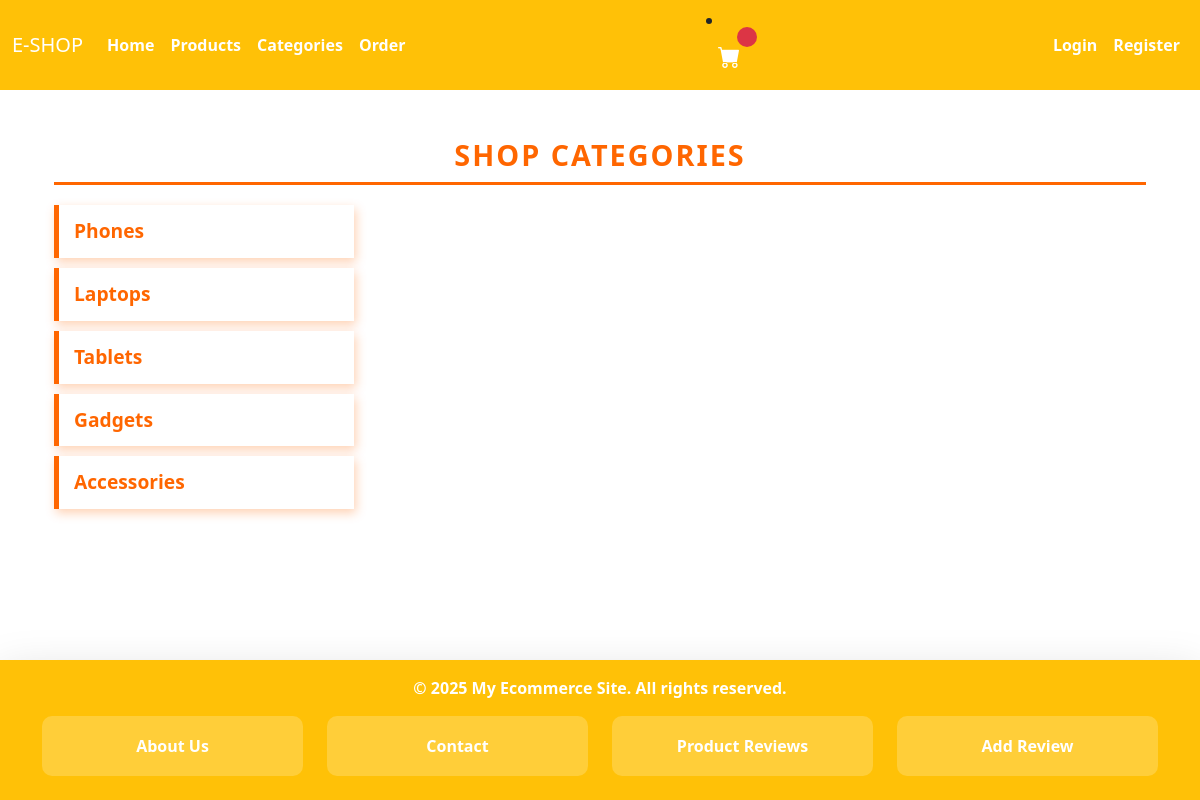
Page /categories/ on the committed database.
### eshop/models.py (models this page shows, shortened)
class Category(models.Model):
    name = models.CharField(max_length=255, unique=True)
    slug = models.SlugField(max_length=255, unique=True)
    class Meta:
        verbose_name_plural = 'Categories'

### eshop/views.py (the view)
# urls.py: path('categories/', views.category_list, name='category_list'),
def category_list(request):
  categories = Category.objects.all()
  context = {'categories': categories}
  return render(request, 'eshop/category_list.html', context)

### eshop/templates/eshop/category_list.html
{% extends 'eshop/base.html' %}
{% block content %}
  <div class="container mt-4">
    <h1 class="category-title text-center">Shop Categories</h1>
    <ul class="category-list">
      {% for category in categories %}
        <li class="category-item">
          <a href="{% url 'eshop:category_detail' category.slug %}" class="category-link">
            {{ category.name|title }}
          </a>
        </li>
      {% endfor %}
    </ul>
  </div>
{% endblock %}

### static/css/styles.css (style rules this page uses)
body { font-family: 'Open Sans', sans-serif; margin: 0; padding: 0; background-color: #f9f9f9; }
.category-title { text-transform: uppercase; font-size: 1.8rem; font-weight: bold; color: #ff6600; border-bottom: 3px solid #ff6600; padding-bottom: 5px; margin-bottom: 20px; }
.category-title { font-size: 1.8rem; font-weight: bold; color: #ff6600; margin-bottom: 20px; border-bottom: 3px solid #ff6600; padding-bottom: 5px; }
.category-list { list-style-type: none; padding: 0; margin: 0; max-width: 300px; }
.category-item { background-color: #fff; border-left: 5px solid #ff6600; padding: 12px 15px; margin-bottom: 10px; font-size: 1.2rem; font-weight: bold; box-shadow: 2px 4px 10px rgba(255, 102, 0, 0.3); transition: all 0.3s ease-in-out; text-transform: capitalize; }
.category-link { color: #ff6600; text-decoration: none; display: block; width: 100%; transition: color 0.3s ease; }

### static/css/home.css (style rules this page uses)
.category-title { font-size: 1.8rem; font-weight: 700; text-transform: uppercase; border-bottom: 3px solid #FF6600; padding-bottom: 10px; margin-bottom: 20px; letter-spacing: 2px; }
h1 { font-size: 2.5rem; font-weight: 700; color: #FF6600; border-bottom: 3px solid #FF6600; padding-bottom: 10px; }

### eshop/static/css/order.css (style rules this page uses)
:root { --orange-dark: #d35400; --orange-medium: #e67e22; --orange-light: #f39c12; --orange-bg: #fffaf0; --orange-border: #f5b041; }

### eshop/static/css/review.css (style rules this page uses)
:root { --orange-dark: #d35400; --orange-medium: #e67e22; --orange-light: #f39c12; --orange-bg: #fffaf0; --orange-border: #f5b041; }
body { background-color: #ffffff; color: var(--orange-dark); font-family: 'Arial', sans-serif; }

### rows in the picture
Category: name "Phones"
Category: name "Laptops"
Category: name "Tablets"
Category: name "Gadgets"
Category: name "Accessories"
